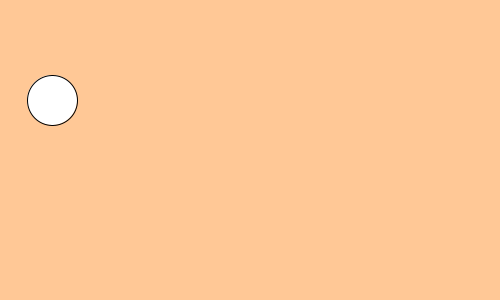
Frame 1 (no input)
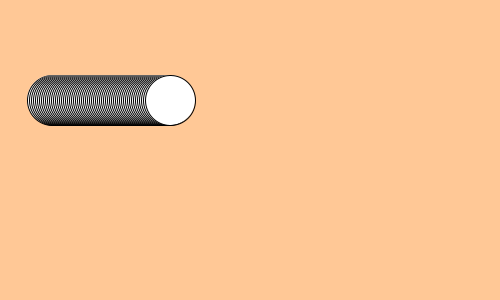
Frame 60 (the mouse pressed at the canvas centre just before this capture)
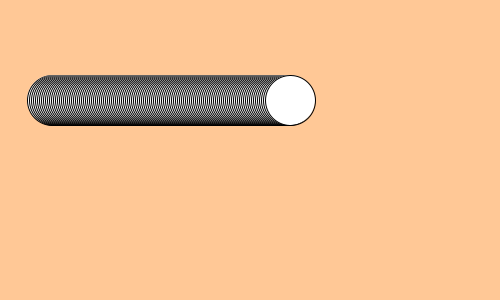
Frame 120 (the mouse held since frame 60 and released just before this capture)

The Processing sketch that drew these frames (run headless with seeded random() and noise(); from frame 60 on, the mouse is pressed at the canvas centre):

// Processing sketch: processing_166756
// ── processing_166756.pde

float x = 50;
float y = 100;

float speed = 2;

void setup()
{
size(500,300);
background(255,200,150);
smooth();
}

void draw()
{
//ellipse(width/2,height/2,100,100);
//ellipse(mouseX,mouseY,100,100);
x= x+speed;
ellipse(x,y,50,50);
}
